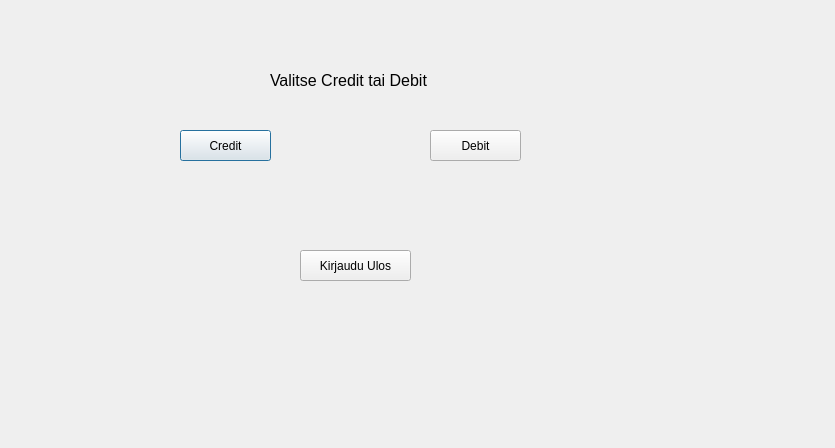
<?xml version="1.0" encoding="UTF-8"?>
<ui version="4.0">
 <class>Tyyppi</class>
 <widget class="QDialog" name="Tyyppi">
  <property name="geometry">
   <rect>
    <x>0</x>
    <y>0</y>
    <width>835</width>
    <height>448</height>
   </rect>
  </property>
  <property name="windowTitle">
   <string>Dialog</string>
  </property>
  <widget class="QPushButton" name="pushButtonCredit">
   <property name="geometry">
    <rect>
     <x>180</x>
     <y>130</y>
     <width>91</width>
     <height>31</height>
    </rect>
   </property>
   <property name="text">
    <string>Credit</string>
   </property>
  </widget>
  <widget class="QPushButton" name="pushButtonDebit">
   <property name="geometry">
    <rect>
     <x>430</x>
     <y>130</y>
     <width>91</width>
     <height>31</height>
    </rect>
   </property>
   <property name="text">
    <string>Debit</string>
   </property>
  </widget>
  <widget class="QLabel" name="label">
   <property name="geometry">
    <rect>
     <x>270</x>
     <y>50</y>
     <width>191</width>
     <height>61</height>
    </rect>
   </property>
   <property name="font">
    <font>
     <pointsize>12</pointsize>
    </font>
   </property>
   <property name="text">
    <string>Valitse Credit tai Debit</string>
   </property>
  </widget>
  <widget class="QPushButton" name="pushButtonKirjauduUlos">
   <property name="geometry">
    <rect>
     <x>300</x>
     <y>250</y>
     <width>111</width>
     <height>31</height>
    </rect>
   </property>
   <property name="text">
    <string>Kirjaudu Ulos</string>
   </property>
  </widget>
 </widget>
 <resources/>
 <connections/>
</ui>
